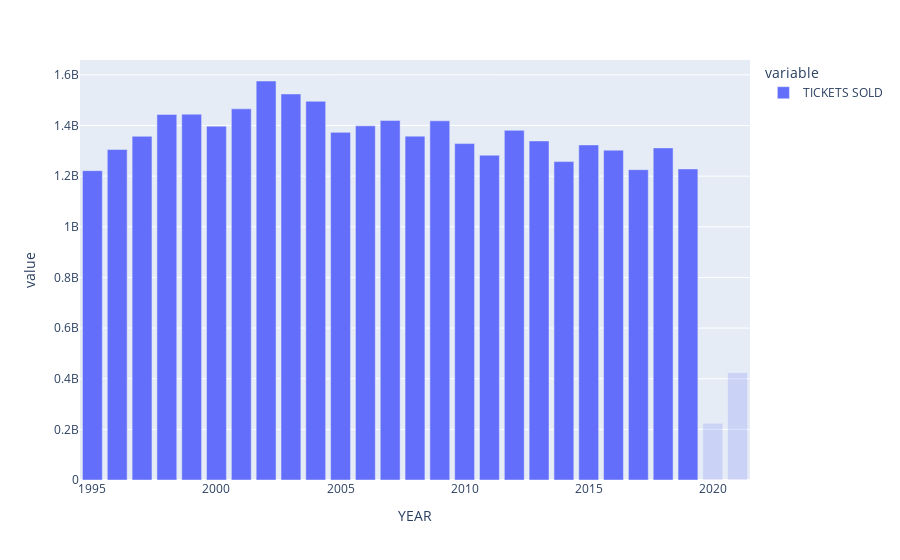

The code cell stored with this chart in its notebook:
### Code cell
px.bar(annual_ticket_sales_copy, x = annual_ticket_sales.index ,
        y = ['TICKETS SOLD'],
    
       )

### Figure 1 — Plotly figure (JSON) as saved in the notebook; plotly's stock layout.template omitted (floating-point values rounded to 4 significant figures)
{"data": [{"alignmentgroup": "True", "hovertemplate": "variable=TICKETS SOLD<br>YEAR=%{x}<br>value=%{y}<extra></extra>", "legendgroup": "TICKETS SOLD", "marker": {"color": "#636efa", "pattern": {"shape": ""}}, "name": "TICKETS SOLD", "offsetgroup": "TICKETS SOLD", "orientation": "v", "selectedpoints": [2, 3, 4, 5, 6, 7, 8, 9, 10, 11, 12, 13, 14, 15, 16, 17, 18, 19, 20, 21, 22, 23, 24, 25, 26], "showlegend": true, "textposition": "auto", "type": "bar", "x": [2021, 2020, 2019, 2018, 2017, 2016, 2015, 2014, 2013, 2012, 2011, 2010, 2009, 2008, 2007, 2006, 2005, 2004, 2003, 2002, 2001, 2000, 1999, 1998, 1997, 1996, 1995], "xaxis": "x", "y": [423774881, 223638958, 1228541629, 1311536128, 1225639761, 1302556378, 1323356776, 1257402920, 1339168926, 1380921942, 1282915168, 1328549021, 1418567388, 1358042073, 1420036680, 1398738283, 1372980280, 1495651298, 1524589620, 1575756527, 1465874205, 1397460079, 1444664086, 1443832471, 1357349648, 1305221290, 1221705907], "yaxis": "y"}], "layout": {"autosize": true, "barmode": "relative", "dragmode": "zoom", "legend": {"title": {"text": "variable"}, "tracegroupgap": 0}, "margin": {"t": 60}, "xaxis": {"anchor": "y", "autorange": true, "domain": [0, 1], "range": [1994.0, 2022.0], "showspikes": false, "title": {"text": "YEAR"}, "type": "linear"}, "yaxis": {"anchor": "x", "autorange": true, "domain": [0, 1], "range": [0, 1659000000.0], "showspikes": false, "title": {"text": "value"}, "type": "linear"}}}
